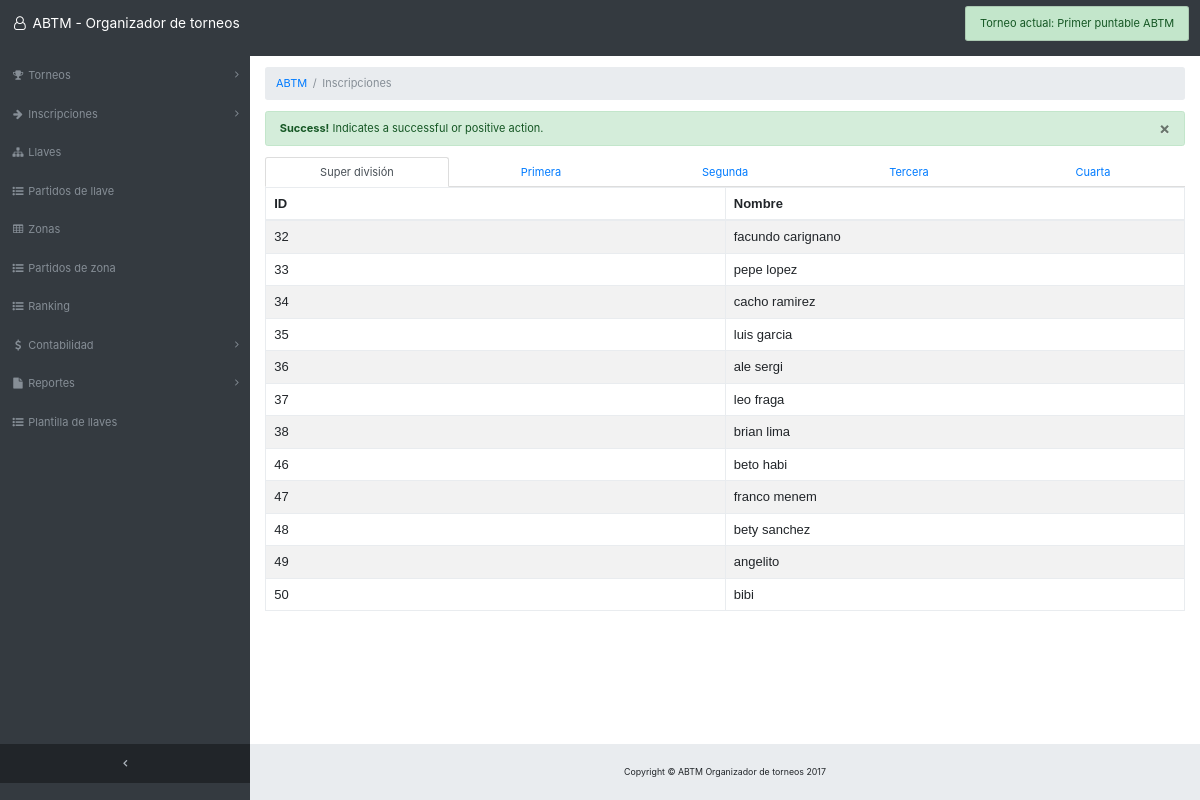
Page /index.php/welcome/buscarInscripciones on the committed database.
### tables this page shows
CREATE TABLE IF NOT EXISTS `inscripcion` (
  `id` bigint(20) NOT NULL AUTO_INCREMENT,
  `jugador` bigint(20) DEFAULT NULL,
  `categoria` int(11) DEFAULT NULL,
  `torneo` int(11) DEFAULT NULL,
  `fechahora` datetime DEFAULT CURRENT_TIMESTAMP,
  PRIMARY KEY (`id`)
);

CREATE TABLE IF NOT EXISTS `jugador` (
  `id` bigint(20) NOT NULL AUTO_INCREMENT,
  `nombre` varchar(200) DEFAULT NULL,
  `edad` int(11) DEFAULT NULL,
  `categoria` int(11) DEFAULT NULL,
  PRIMARY KEY (`id`)
);

### application/controllers/Welcome.php (called while the page is built, shortened)
<?php
class Welcome extends CI_Controller {
	function __construct(){
		$this->load->model('torneo_model');
	}
	public function buscarInscripciones()
	{
		$torneo = $this->torneo_model->obtenerTorneoActual();
		$row = $torneo->first_row();
		$inscriptos_sd=  $this->torneo_model->obtenerInscripcion($row->id, 0);
		$inscriptos_primera=  $this->torneo_model->obtenerInscripcion($row->id, 1);
		$data=array();
		if (isset($inscriptos_sd))
		$data['inscriptos_sd']= $inscriptos_sd->result();
		if (isset($inscriptos_primera))
		$data['inscriptos_primera']= $inscriptos_primera->result();
		$t['nombre_torneo']= $row->nombre;
		$this->load->view('menu');
		$this->load->view('header', $t);
		$this->load->view('inscriptos', $data);
	}
}

### index.php (called while the page is built, shortened)
<?php
require_once BASEPATH.'core/CodeIgniter.php';

### application/models/torneo_model.php (called while the page is built, shortened)
<?php
class torneo_model extends CI_Model {
	function obtenerInscripcion($torneo, $categoria){
		$this->db->select('p.id, j.id as id_jugador, j.nombre as jugador');
		$this->db->where('p.torneo =', $torneo);
		$this->db->where('p.categoria =', $categoria);
		$this->db->join('jugador as j', 'j.id=p.jugador');
		$this->db->from('inscripcion as p');
		$query = $this->db->get();
		if ($query->num_rows() >0 ) return $query;
			}
	public function obtenerTorneoActual()
	{
	    $this->db->where('activo =', TRUE);
	    $q= $this->db->get('torneo');
	    if ($q->num_rows() >0 ) return $q;
	}
}
?>

### application/views/inscriptos.php (the view, shortened to what this page needs)
    <div class="content-wrapper">
      <div class="container-fluid">
        <ol class="breadcrumb">
          <li class="breadcrumb-item">
            <a href="#">ABTM</a>
          </li>
          <li class="breadcrumb-item active">Inscripciones</li>
        </ol>
<div class="alert alert-success alert-dismissable">
  <a href="#" class="close" data-dismiss="alert" aria-label="close">&times;</a>
  <strong>Success!</strong> Indicates a successful or positive action.
</div>
<ul class="nav nav-tabs nav-justified" role="tablist">
 <li class="nav-item">
    <a class="nav-link active" data-toggle="tab" href="#sd" role="tab">Super división</a>
  </li>
  <li class="nav-item">
    <a class="nav-link" data-toggle="tab" href="#primera" role="tab">Primera</a>
  </li>
  <li class="nav-item">
    <a class="nav-link" data-toggle="tab" href="#segunda" role="tab">Segunda</a>
  </li>
  <li class="nav-item">
    <a class="nav-link" data-toggle="tab" href="#tercera" role="tab">Tercera</a>
  </li>
  <li class="nav-item">
    <a class="nav-link" data-toggle="tab" href="#cuarta" role="tab">Cuarta</a>
  </li>
</ul>
<div class="tab-content">
  <div class="tab-pane active" id="sd" role="tabpanel">
                        <div class="panel-body">
                            <div class="table-responsive">
                                <table class="table table-striped table-bordered table-hover">
                                    <thead>
                                        <tr>
                                            <th>ID</th>
                                            <th>Nombre</th>
                                        </tr>
                                    </thead>
                                    <tbody>
                                    <?php
                                    if (isset($inscriptos_sd)){
                                    for($i=0; $i<sizeof($inscriptos_sd); $i++){ ?>
                                        <tr>
                                            <td><?php echo $inscriptos_sd[$i]->id;?>
                                            </td>
                                            <td><?php echo $inscriptos_sd[$i]->jugador;?>
                                            </td>
                                        </tr>
                                       <?php } }?>
                                    </tbody>
                                </table>
                            </div>
                        </div>
  </div>
</div>
      </div>
    </div>
    <footer class="sticky-footer">
      <div class="container">
        <div class="text-center">
          <small>Copyright &copy; ABTM Organizador de torneos 2017</small>
        </div>
      </div>
    </footer>
  </body>
</html>

### rows in the picture
inscripcion: id "32", jugador.nombre "facundo carignano"
inscripcion: id "33", jugador.nombre "pepe lopez"
inscripcion: id "34", jugador.nombre "cacho ramirez"
inscripcion: id "35", jugador.nombre "luis garcia"
inscripcion: id "36", jugador.nombre "ale sergi"
inscripcion: id "37", jugador.nombre "leo fraga"
inscripcion: id "38", jugador.nombre "brian lima"
inscripcion: id "46", jugador.nombre "beto habi"
inscripcion: id "47", jugador.nombre "franco menem"
inscripcion: id "48", jugador.nombre "bety sanchez"
inscripcion: id "49", jugador.nombre "angelito"
inscripcion: id "50", jugador.nombre "bibi"

### other values in the picture
$nombre_torneo "Primer puntable ABTM"
